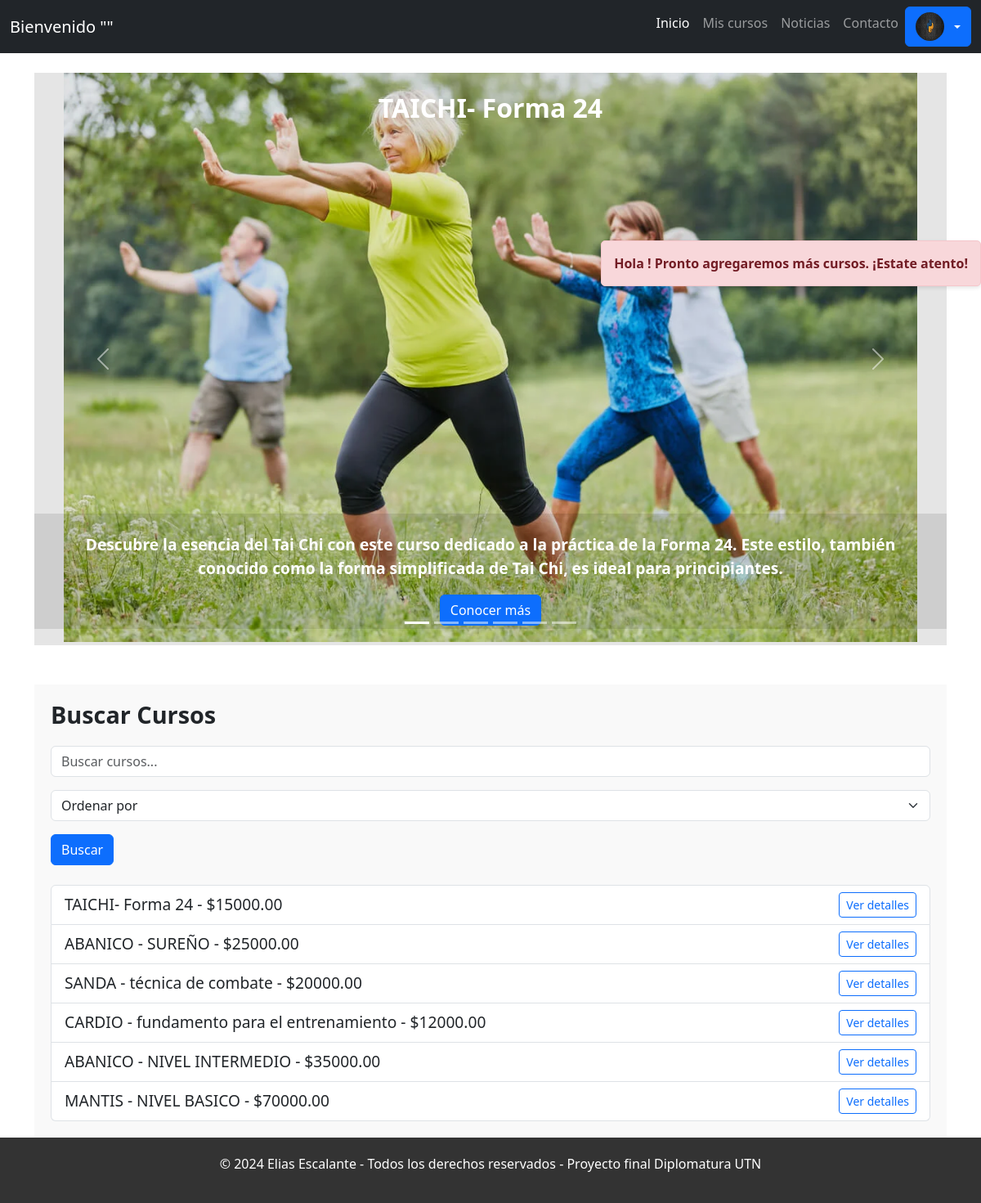
/cursos/home/, run on the app's committed database.
### cursos/models.py (models this page shows, shortened)
class Curso(models.Model):
    nombre = models.CharField(max_length=50)
    comision = models.CharField(max_length=20)
    Profesor = models.CharField(max_length=50)
    Descripcion = models.TextField(max_length=500)
    cupo = models.IntegerField(default=0)
    precio = models.DecimalField(max_digits=12, decimal_places=2, default=0.00)
    imagen = models.ImageField(upload_to="producto/%Y/%m/%d", blank=True, null=True)
    direccion= models.CharField(max_length=200)

### cursos/views.py (the view)
# urls.py: path('home/', views.home_cursos, name='home_cursos'),
def home_cursos(request):
    cursos = Curso.objects.all()
    query = request.GET.get('q', '')
    if query:
        cursos = cursos.filter(nombre__icontains=query)
    order = request.GET.get('order', '')
    if order == 'alfabetico':
        cursos = cursos.order_by('nombre')
    elif order == 'precio':
        cursos = cursos.order_by('precio')
    return render(request, 'cursos/home.html', {'cursos': cursos})

### templates/cursos/home.html (shortened to what this page needs)
{% extends "layout.html" %}
{% load static %}
{% block content %}
    {% include 'descripcion_lateral.html' %}
    <div class="col-12">
        <div id="carouselExampleIndicators" class="carousel slide" data-bs-ride="carousel">
            <div class="carousel-indicators">
                {% for curso in cursos %}
                    <button type="button" data-bs-target="#carouselExampleIndicators" data-bs-slide-to="{{ forloop.counter0 }}" class="{% if forloop.first %}active{% endif %}" aria-label="Slide {{ forloop.counter }}"></button>
                {% endfor %}
            </div>
            <div class="carousel-inner">
                {% for curso in cursos %}
                    <div class="carousel-item {% if forloop.first %}active{% endif %}">
                        <img class="card-img-top pb-1 img_lat" src="{{ curso.imagen.url }}" alt="{{ curso.nombre }}" />
                        <div class="carousel-caption d-none d-md-block text-white p-4 position-absolute top-0 start-0 w-100 bg-opacity-50">
                            <h5 style="font-size: 2rem; font-weight: bold;">{{ curso.nombre }}</h5>
                        </div>
                        <div class="carousel-caption d-none d-md-block text-white p-4 position-absolute bottom-0 start-0 w-100 bg-opacity-50">
                            <p style="font-size: 1.2rem;">{{ curso.Descripcion|truncatewords:100 }}</p>
                            <a href="{% url 'detalle_curso' curso.id %}" class="btn btn-primary">Conocer más</a>
                        </div>
                    </div>
                {% endfor %}
            </div>
            <button class="carousel-control-prev" type="button" data-bs-target="#carouselExampleIndicators" data-bs-slide="prev">
                <span class="carousel-control-prev-icon" aria-hidden="true"></span>
            </button>
            <button class="carousel-control-next" type="button" data-bs-target="#carouselExampleIndicators" data-bs-slide="next">
                <span class="carousel-control-next-icon" aria-hidden="true"></span>
            </button>
        </div>
    </div>
    <section id="search-section" class="mt-5">
        <h2>Buscar Cursos</h2>
        <form method="GET" action="{% url 'home_cursos' %}">
            <div class="mb-3">
                <input type="text" name="q" class="form-control" placeholder="Buscar cursos..." value="{{ query }}">
            </div>
            <div class="mb-3">
                <select name="order" class="form-select">
                    <option value="">Ordenar por</option>
                </select>
            </div>
            <button type="submit" class="btn btn-primary">Buscar</button>
        </form>
        <div id="course-results" class="mt-4">
            {% if cursos %}
                <ul class="list-group">
                    {% for curso in cursos %}
                        <li class="list-group-item d-flex justify-content-between align-items-center">
                            {{ curso.nombre }} - ${{ curso.precio }}
                            <a href="{% url 'detalle_curso' curso.id %}" class="btn btn-outline-primary btn-sm">Ver detalles</a>
                        </li>
                    {% endfor %}
                </ul>
            {% else %}
                <p>No se encontraron cursos.</p>
            {% endif %}
        </div>
    </section>
{% endblock %}

### static/layout/css/layout.css (style rules this page uses)
html, body { height: 100%; margin: 0; }

### templates/cursos/home.html (style rules this page uses)
body { background-color: white; }
.carousel-caption { text-align: center; font-size: 1.5rem; font-weight: bold; color: #DAFF00; background-color: rgba(0, 0, 0, 0.1); }
.carousel-item img { width: 100%; height: 700px; object-fit: contain; }
#search-section { padding: 20px; background-color: #f9f9f9; }
#search-section h2 { font-size: 1.8rem; font-weight: bold; margin-bottom: 20px; }
#course-results .list-group-item { font-size: 1.2rem; }

### data on the page
Curso: imagen (picture), nombre "TAICHI- Forma 24", Descripcion "Descubre la esencia del Tai Chi con este curso dedicado a la práctica de la Forma 24. Este estilo, también conocido como la forma simplificada de Tai Chi, es ideal para principiantes.", precio "15000.00"
Curso: nombre "ABANICO - SUREÑO", precio "25000.00"
Curso: nombre "SANDA - técnica de combate", precio "20000.00"
Curso: nombre "CARDIO - fundamento para el entrenamiento", precio "12000.00"
Curso: nombre "ABANICO - NIVEL INTERMEDIO", precio "35000.00"
Curso: nombre "MANTIS - NIVEL BASICO", precio "70000.00"
